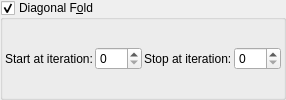
    <widget class="MyGroupBox" name="groupCheck_transf_function_enabledC_false">
     <property name="toolTip">
      <string>&lt;html&gt;&lt;head/&gt;&lt;body&gt;&lt;p&gt;bailout may need to be increased for this option&lt;/p&gt;&lt;/body&gt;&lt;/html&gt;</string>
     </property>
     <property name="title">
      <string>Diagonal F&amp;old</string>
     </property>
     <property name="checkable">
      <bool>true</bool>
     </property>
     <layout class="QVBoxLayout" name="verticalLayout_13" stretch="0">
      <property name="spacing">
       <number>2</number>
      </property>
      <property name="leftMargin">
       <number>2</number>
      </property>
      <property name="topMargin">
       <number>2</number>
      </property>
      <property name="rightMargin">
       <number>2</number>
      </property>
      <property name="bottomMargin">
       <number>2</number>
      </property>
      <item>
       <layout class="QGridLayout" name="gridLayout_68">
        <property name="spacing">
         <number>2</number>
        </property>
        <item row="1" column="3">
         <widget class="MySpinBox" name="spinboxInt_transf_stop_iterations_C1">
          <property name="sizePolicy">
           <sizepolicy hsizetype="Minimum" vsizetype="Maximum">
            <horstretch>0</horstretch>
            <verstretch>0</verstretch>
           </sizepolicy>
          </property>
          <property name="maximum">
           <number>999</number>
          </property>
         </widget>
        </item>
        <item row="1" column="1">
         <widget class="MySpinBox" name="spinboxInt_transf_start_iterations_C">
          <property name="sizePolicy">
           <sizepolicy hsizetype="Minimum" vsizetype="Maximum">
            <horstretch>0</horstretch>
            <verstretch>0</verstretch>
           </sizepolicy>
          </property>
          <property name="maximum">
           <number>999</number>
          </property>
         </widget>
        </item>
        <item row="1" column="0">
         <widget class="QLabel" name="label_273">
          <property name="text">
           <string>Start at iteration:</string>
          </property>
         </widget>
        </item>
        <item row="1" column="2">
         <widget class="QLabel" name="label_274">
          <property name="text">
           <string>Stop at iteration:</string>
          </property>
         </widget>
        </item>
       </layout>
      </item>
     </layout>
    </widget>
